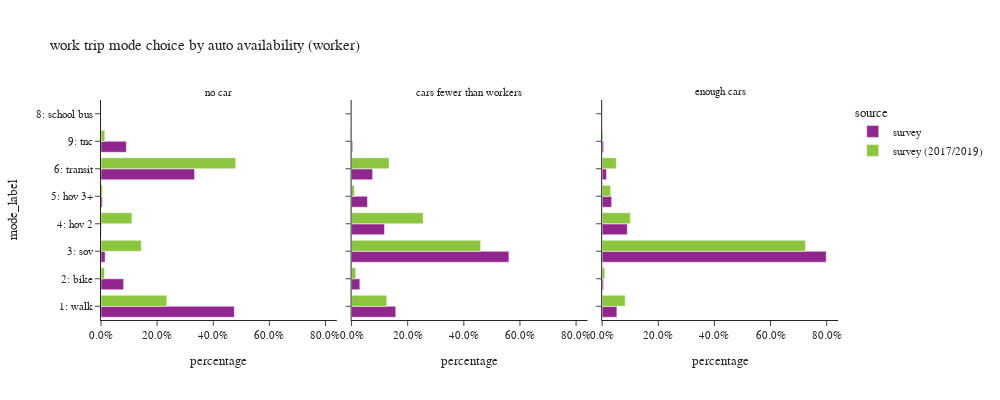

Notebook cell for this chart:
### Code cell
plot_mode_choice(wk_trip.loc[wk_trip['auto_available_worker']!="no worker"],"auto_available_worker",
                 {"auto_available_worker":["no car", "cars fewer than workers","enough cars"],
                     "tmodetp_label":["1: walk","2: bike","3: sov","4: hov 2","5: hov 3+","6: transit",
                                      "8: school bus","9: other–survey only"]},
                 "auto availability (worker)",3,400,1000)

### Figure 1 — Plotly figure (JSON) as saved in the notebook; plotly's stock layout.template omitted (floating-point values rounded to 4 significant figures)
{"data": [{"alignmentgroup": "True", "customdata": [[105], [35], [7], [2], [2], [93], [7]], "hovertemplate": "source=survey<br>auto_available_worker=no car<br>percentage=%{x}<br>mode_label=%{y}<br>sample count=%{customdata[0]}<extra></extra>", "legendgroup": "survey", "marker": {"color": "#91268F", "pattern": {"shape": ""}}, "name": "survey", "offsetgroup": "survey", "orientation": "h", "showlegend": true, "textposition": "auto", "type": "bar", "x": [0.4751, 0.08065, 0.01468, 0.001084, 0.004828, 0.3333, 0.09038], "xaxis": "x", "y": ["1: walk", "2: bike", "3: sov", "4: hov 2", "5: hov 3+", "6: transit", "9: tnc"], "yaxis": "y"}, {"alignmentgroup": "True", "customdata": [[87], [51], [187], [44], [17], [63], [2]], "hovertemplate": "source=survey<br>auto_available_worker=cars fewer than workers<br>percentage=%{x}<br>mode_label=%{y}<br>sample count=%{customdata[0]}<extra></extra>", "legendgroup": "survey", "marker": {"color": "#91268F", "pattern": {"shape": ""}}, "name": "survey", "offsetgroup": "survey", "orientation": "h", "showlegend": false, "textposition": "auto", "type": "bar", "x": [0.1574, 0.02939, 0.5607, 0.1172, 0.05661, 0.07493, 0.003833], "xaxis": "x2", "y": ["1: walk", "2: bike", "3: sov", "4: hov 2", "5: hov 3+", "6: transit", "9: tnc"], "yaxis": "y2"}, {"alignmentgroup": "True", "customdata": [[156], [37], [1399], [90], [41], [90], [5]], "hovertemplate": "source=survey<br>auto_available_worker=enough cars<br>percentage=%{x}<br>mode_label=%{y}<br>sample count=%{customdata[0]}<extra></extra>", "legendgroup": "survey", "marker": {"color": "#91268F", "pattern": {"shape": ""}}, "name": "survey", "offsetgroup": "survey", "orientation": "h", "showlegend": false, "textposition": "auto", "type": "bar", "x": [0.05242, 0.004825, 0.7984, 0.08971, 0.03392, 0.01542, 0.005271], "xaxis": "x3", "y": ["1: walk", "2: bike", "3: sov", "4: hov 2", "5: hov 3+", "6: transit", "9: tnc"], "yaxis": "y3"}, {"alignmentgroup": "True", "customdata": [[387], [49], [28], [12], [5], [376], [37]], "hovertemplate": "source=survey (2017/2019)<br>auto_available_worker=no car<br>percentage=%{x}<br>mode_label=%{y}<br>sample count=%{customdata[0]}<extra></extra>", "legendgroup": "survey (2017/2019)", "marker": {"color": "#8CC63E", "pattern": {"shape": ""}}, "name": "survey (2017/2019)", "offsetgroup": "survey (2017/2019)", "orientation": "h", "showlegend": true, "textposition": "auto", "type": "bar", "x": [0.2345, 0.0126, 0.1438, 0.1102, 0.005538, 0.4798, 0.01362], "xaxis": "x", "y": ["1: walk", "2: bike", "3: sov", "4: hov 2", "5: hov 3+", "6: transit", "9: tnc"], "yaxis": "y"}, {"alignmentgroup": "True", "customdata": [[370], [73], [482], [194], [54], [429], [16]], "hovertemplate": "source=survey (2017/2019)<br>auto_available_worker=cars fewer than workers<br>percentage=%{x}<br>mode_label=%{y}<br>sample count=%{customdata[0]}<extra></extra>", "legendgroup": "survey (2017/2019)", "marker": {"color": "#8CC63E", "pattern": {"shape": ""}}, "name": "survey (2017/2019)", "offsetgroup": "survey (2017/2019)", "orientation": "h", "showlegend": false, "textposition": "auto", "type": "bar", "x": [0.1253, 0.01496, 0.46, 0.2551, 0.009881, 0.1337, 0.00111], "xaxis": "x2", "y": ["1: walk", "2: bike", "3: sov", "4: hov 2", "5: hov 3+", "6: transit", "9: tnc"], "yaxis": "y2"}, {"alignmentgroup": "True", "customdata": [[706], [115], [2954], [381], [129], [655], [12], [37]], "hovertemplate": "source=survey (2017/2019)<br>auto_available_worker=enough cars<br>percentage=%{x}<br>mode_label=%{y}<br>sample count=%{customdata[0]}<extra></extra>", "legendgroup": "survey (2017/2019)", "marker": {"color": "#8CC63E", "pattern": {"shape": ""}}, "name": "survey (2017/2019)", "offsetgroup": "survey (2017/2019)", "orientation": "h", "showlegend": false, "textposition": "auto", "type": "bar", "x": [0.08198, 0.009233, 0.7245, 0.1004, 0.03013, 0.05034, 0.0002844, 0.003071], "xaxis": "x3", "y": ["1: walk", "2: bike", "3: sov", "4: hov 2", "5: hov 3+", "6: transit", "8: school bus", "9: tnc"], "yaxis": "y3"}], "layout": {"annotations": [{"font": {}, "showarrow": false, "text": "no car", "x": 0.16, "xanchor": "center", "xref": "paper", "y": 1.0, "yanchor": "bottom", "yref": "paper"}, {"font": {}, "showarrow": false, "text": "cars fewer than workers", "x": 0.5, "xanchor": "center", "xref": "paper", "y": 1.0, "yanchor": "bottom", "yref": "paper"}, {"font": {}, "showarrow": false, "text": "enough cars", "x": 0.84, "xanchor": "center", "xref": "paper", "y": 1.0, "yanchor": "bottom", "yref": "paper"}], "barmode": "group", "height": 400, "legend": {"title": {"text": "source"}, "tracegroupgap": 0}, "title": {"text": "work trip mode choice by auto availability (worker)"}, "width": 1000, "xaxis": {"anchor": "y", "domain": [0.0, 0.32], "tickformat": ".1%", "title": {"text": "percentage"}}, "xaxis2": {"anchor": "y2", "domain": [0.34, 0.66], "matches": "x", "tickformat": ".1%", "title": {"text": "percentage"}}, "xaxis3": {"anchor": "y3", "domain": [0.68, 1.0], "matches": "x", "tickformat": ".1%", "title": {"text": "percentage"}}, "yaxis": {"anchor": "x", "domain": [0.0, 1.0], "title": {"text": "mode_label"}}, "yaxis2": {"anchor": "x2", "domain": [0.0, 1.0], "matches": "y", "showticklabels": false}, "yaxis3": {"anchor": "x3", "domain": [0.0, 1.0], "matches": "y", "showticklabels": false}}}
